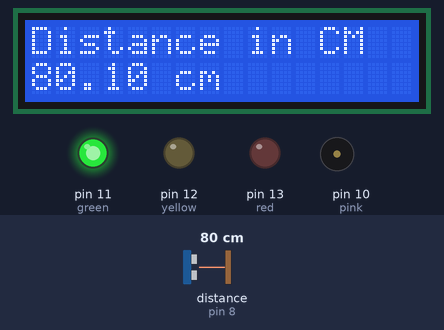
The sketch below on a simulated Arduino Uno, built with avr-gcc and run on an emulated ATmega328P. On the bench: 16×2 character LCD, output pins drawn as LEDs (lit = HIGH), buzzer (waves = sounding). Wiring (inferred from the names in the program): ultrasonic range finder: trigger pin 9; echo pin 8. The inputs (shaded band) are chosen by the test bench; at power-on: distance to the obstacle (sensor on pin 8) 80 cm. The echo pulse lasts 58.3 µs per cm; pins used as bus, display or sensor lines are not drawn; what the sketch prints to the serial monitor is not drawn.

Above: at 1.2 s.
1.3 s: distance to the obstacle (sensor on pin 8) set to 22 cm
At 1.9 s:
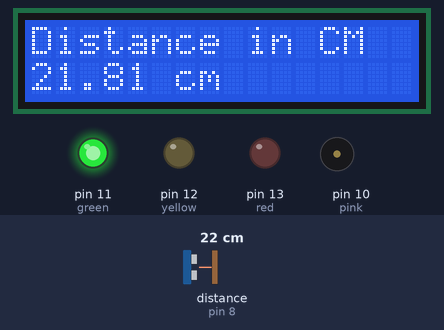
2.8 s: distance to the obstacle (sensor on pin 8) set to 18 cm
At 3.8 s:
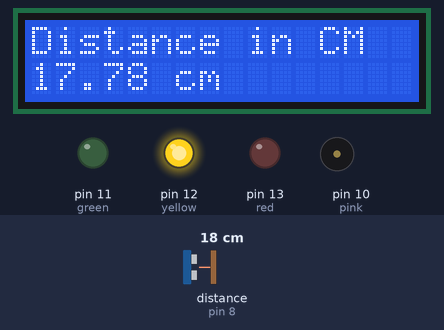
4.3 s: distance to the obstacle (sensor on pin 8) set to 12 cm
At 4.38 s:
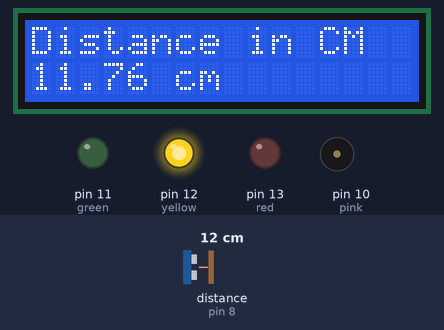
5.8 s: distance to the obstacle (sensor on pin 8) set to 9 cm
At 6.2 s:
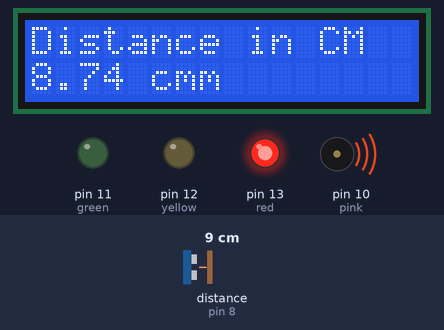
7.3 s: distance to the obstacle (sensor on pin 8) set to 23 cm
At 8.6 s:
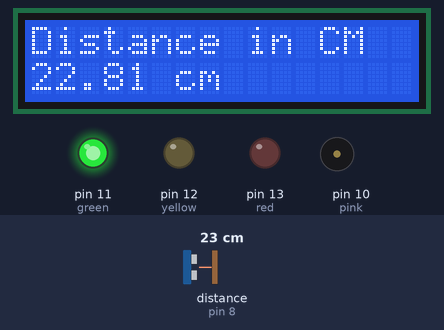
Timing chart, 0 to 9.9 s (numbered marks = the images above; inputs shaded):
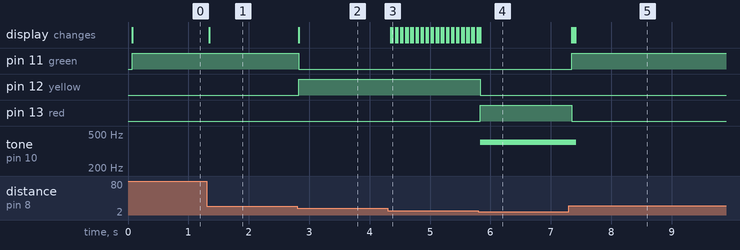

The sketch:

Ultrasonic_Distance_Sensor_with_LED_Lights__Buzzer__and_LCD.ino
```cpp
#include <LiquidCrystal.h>
LiquidCrystal lcd = LiquidCrystal(7,6,2,3,4,5); // Create an LCD object. Parameters: (RS, E, D4, D5, D6, D7):
const int trigPin = 9;
const int echoPin = 8;
const int red=13;
const int yellow=12;
int green=11;
int pink=10;

void setup()
{
    lcd.begin(16, 2); // Specify the LCD's number of columns and rows. Change to (20, 4) for a 20x4 LCD
    pinMode(trigPin, OUTPUT);
	pinMode(echoPin, INPUT);
	Serial.begin(9600);

  	pinMode(red,OUTPUT);
  	pinMode(yellow,OUTPUT);
  	pinMode(green,OUTPUT);
  	pinMode(pink,OUTPUT);
}

void loop()
{
  long duration;
  float inches, cm;

digitalWrite(trigPin, LOW);
delayMicroseconds(2);
digitalWrite(trigPin, HIGH);
delayMicroseconds(10);
digitalWrite(trigPin, LOW);

duration = pulseIn(echoPin, HIGH);

 // convert the time into a distance
 inches = microsecondsToInches(duration);
 cm = microsecondsToCentimeters(duration);

  // For Serial Monitor
  Serial.print("Distance: ");
  Serial.print(inches);
  Serial.print("in, ");
  Serial.print(cm);
  Serial.print("cm");
  Serial.println();

 // For LCD Display
lcd.setCursor(0,0);
lcd.print("Distance in CM");
lcd.setCursor(0,1);
lcd.print(cm);
lcd.print(" cm");

 if(cm<10){
    digitalWrite(red,HIGH);
    digitalWrite(green,LOW);
    digitalWrite(yellow,LOW);
    tone(pink, 400, 100);
  }
  else if (cm>11 && cm<20){
    digitalWrite(red,LOW);
    digitalWrite(green,LOW);
    digitalWrite(yellow,HIGH);
  }

  else if(cm>20){
    digitalWrite(red,LOW);
    digitalWrite(green,HIGH);
    digitalWrite(yellow,LOW);
  }

}
float microsecondsToInches(float microseconds) {

  return microseconds / 74 / 2;
}

float microsecondsToCentimeters(float microseconds) {

  return microseconds / 29 / 2;
}
```

Measured:
- the behaviour switches between 21 and 20 cm on distance to the obstacle (sensor on pin 8) (found by bisection; images 1 and 2)
- the behaviour switches between 11 and 10 cm on distance to the obstacle (sensor on pin 8) (found by bisection; images 3 and 4)
- after the input at 1.3 s, the display: changes at once (image 1)
- after the input at 2.8 s, pin 11 (green): HIGH → LOW at once; pin 12 (yellow): LOW → HIGH at once; the display: changes at once (image 2)
- after the input at 4.3 s, the display: first changes after 0.05 s (image 3 shows a later state)
- after the input at 5.8 s, pin 12 (yellow): HIGH → LOW at once; pin 13 (red): LOW → HIGH at once; tone on pin 10 (pink): silent → 400 Hz at once; the display: first differs from a run without the input at once (image 4)
- after the input at 7.3 s, pin 11 (green): LOW → HIGH after 0.05 s; pin 13 (red): HIGH → LOW after 0.05 s; tone on pin 10 (pink): 400 Hz → silent after 0.12 s; the display: changes after 0.05 s (image 5)
